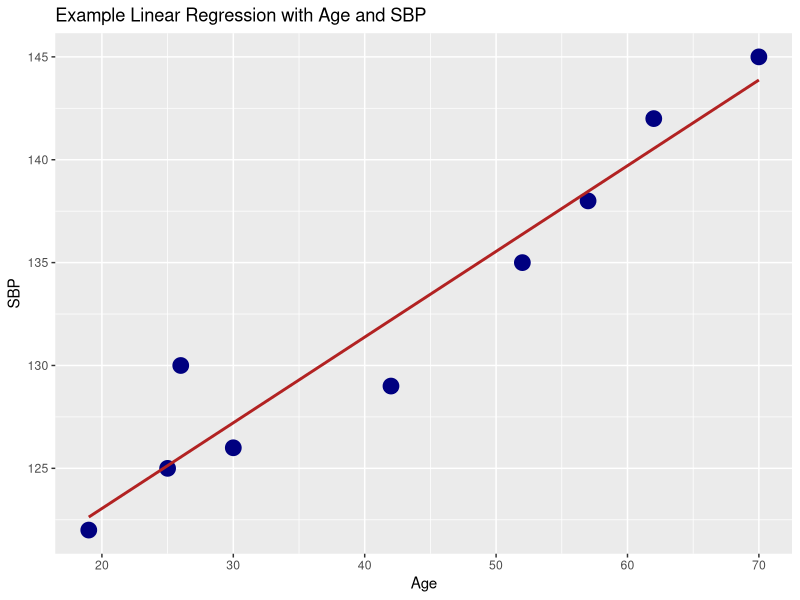

The R script that drew this image:
## ---- chunk 1
library(tidyverse)

Obs <- c(1,2,3,4,5,6,7,8,9)
Age <- c(19,25,30,42,26,52,57,62,70)
SBP <- c(122,125,126,129,130,135,138,142,145)


df <- data.frame(Obs = Obs, Age = Age, SBP = SBP)

ggplot(df, aes(x = Age, y = SBP)) +
    geom_point(col = "navy", size = 5) +
    geom_smooth(method = "lm", se = FALSE, col = "firebrick") +
    labs(title = "Example Linear Regression with Age and SBP")
    theme_bw()

fitA <- lm(Age ~ SBP)
fitB <- lm(SBP ~ Age)
print(summary(fitA))
print(summary(fitB))

